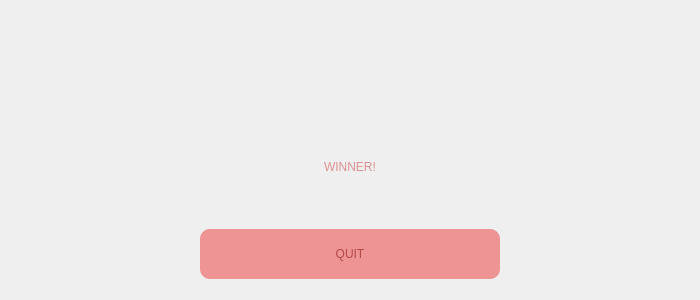
<?xml version="1.0" encoding="UTF-8"?>
<ui version="4.0">
 <class>Winner</class>
 <widget class="QDialog" name="Winner">
  <property name="geometry">
   <rect>
    <x>0</x>
    <y>0</y>
    <width>700</width>
    <height>300</height>
   </rect>
  </property>
  <property name="minimumSize">
   <size>
    <width>700</width>
    <height>300</height>
   </size>
  </property>
  <property name="maximumSize">
   <size>
    <width>700</width>
    <height>300</height>
   </size>
  </property>
  <property name="windowTitle">
   <string>MATFWars</string>
  </property>
  <property name="styleSheet">
   <string notr="true">#Winner{
	background-image: url(:/background/background2.jpg);
	
	border-image: url(:/background/confetti.png);
}</string>
  </property>
  <layout class="QVBoxLayout" name="verticalLayout_2">
   <item>
    <layout class="QVBoxLayout" name="verticalLayout">
     <item>
      <spacer name="verticalSpacer">
       <property name="orientation">
        <enum>Qt::Vertical</enum>
       </property>
       <property name="sizeType">
        <enum>QSizePolicy::Fixed</enum>
       </property>
       <property name="sizeHint" stdset="0">
        <size>
         <width>20</width>
         <height>20</height>
        </size>
       </property>
      </spacer>
     </item>
     <item>
      <widget class="QLabel" name="label">
       <property name="styleSheet">
        <string notr="true">font: 600 22pt &quot;URW Bookman&quot;;
color: rgb(246, 206, 206);</string>
       </property>
       <property name="text">
        <string/>
       </property>
       <property name="alignment">
        <set>Qt::AlignCenter</set>
       </property>
      </widget>
     </item>
     <item>
      <spacer name="verticalSpacer_2">
       <property name="orientation">
        <enum>Qt::Vertical</enum>
       </property>
       <property name="sizeType">
        <enum>QSizePolicy::Fixed</enum>
       </property>
       <property name="sizeHint" stdset="0">
        <size>
         <width>20</width>
         <height>20</height>
        </size>
       </property>
      </spacer>
     </item>
     <item>
      <widget class="QLabel" name="winner_label">
       <property name="styleSheet">
        <string notr="true">font: 600 55pt &quot;URW Bookman&quot;;
color: qradialgradient(spread:repeat, cx:0.5, cy:0.5, radius:0.077, fx:0.5, fy:0.5, stop:0 rgba(238,148,148, 255), stop:0.497326 rgba(180, 72, 72, 147), stop:1 rgba(238,148,148, 255));</string>
       </property>
       <property name="text">
        <string>WINNER!</string>
       </property>
       <property name="alignment">
        <set>Qt::AlignCenter</set>
       </property>
      </widget>
     </item>
     <item>
      <spacer name="verticalSpacer_3">
       <property name="orientation">
        <enum>Qt::Vertical</enum>
       </property>
       <property name="sizeType">
        <enum>QSizePolicy::Fixed</enum>
       </property>
       <property name="sizeHint" stdset="0">
        <size>
         <width>20</width>
         <height>20</height>
        </size>
       </property>
      </spacer>
     </item>
     <item>
      <layout class="QHBoxLayout" name="horizontalLayout">
       <item>
        <spacer name="horizontalSpacer">
         <property name="orientation">
          <enum>Qt::Horizontal</enum>
         </property>
         <property name="sizeType">
          <enum>QSizePolicy::Fixed</enum>
         </property>
         <property name="sizeHint" stdset="0">
          <size>
           <width>40</width>
           <height>20</height>
          </size>
         </property>
        </spacer>
       </item>
       <item>
        <widget class="QPushButton" name="quit_winner_button">
         <property name="sizePolicy">
          <sizepolicy hsizetype="Expanding" vsizetype="Expanding">
           <horstretch>3</horstretch>
           <verstretch>3</verstretch>
          </sizepolicy>
         </property>
         <property name="minimumSize">
          <size>
           <width>30</width>
           <height>50</height>
          </size>
         </property>
         <property name="maximumSize">
          <size>
           <width>300</width>
           <height>50</height>
          </size>
         </property>
         <property name="styleSheet">
          <string notr="true">color:rgb(180, 72, 72);
font: 600 25pt &quot;URW Bookman&quot;;
background-color: rgb(238,148,148);
border-radius:10px;</string>
         </property>
         <property name="text">
          <string>QUIT</string>
         </property>
        </widget>
       </item>
       <item>
        <spacer name="horizontalSpacer_2">
         <property name="orientation">
          <enum>Qt::Horizontal</enum>
         </property>
         <property name="sizeType">
          <enum>QSizePolicy::Fixed</enum>
         </property>
         <property name="sizeHint" stdset="0">
          <size>
           <width>40</width>
           <height>20</height>
          </size>
         </property>
        </spacer>
       </item>
      </layout>
     </item>
    </layout>
   </item>
   <item>
    <spacer name="verticalSpacer_4">
     <property name="orientation">
      <enum>Qt::Vertical</enum>
     </property>
     <property name="sizeType">
      <enum>QSizePolicy::Fixed</enum>
     </property>
     <property name="sizeHint" stdset="0">
      <size>
       <width>20</width>
       <height>10</height>
      </size>
     </property>
    </spacer>
   </item>
  </layout>
 </widget>
 <resources/>
 <connections/>
</ui>
